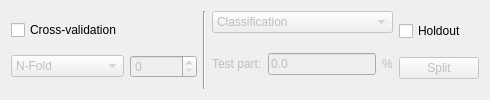
          <widget class="QWidget" name="crossValidation_tab">
           <attribute name="title">
            <string>CV/Holdout</string>
           </attribute>
           <layout class="QHBoxLayout" name="horizontalLayout_4">
            <item>
             <layout class="QVBoxLayout" name="cv_verticalLayout">
              <item>
               <widget class="QCheckBox" name="crossValidation_checkBox">
                <property name="sizePolicy">
                 <sizepolicy hsizetype="Minimum" vsizetype="Fixed">
                  <horstretch>0</horstretch>
                  <verstretch>0</verstretch>
                 </sizepolicy>
                </property>
                <property name="text">
                 <string>Cross-validation</string>
                </property>
               </widget>
              </item>
              <item>
               <layout class="QHBoxLayout" name="cv_horizontalLayout">
                <item>
                 <widget class="QComboBox" name="cvType_comboBox">
                  <property name="enabled">
                   <bool>false</bool>
                  </property>
                  <property name="sizePolicy">
                   <sizepolicy hsizetype="Fixed" vsizetype="Fixed">
                    <horstretch>0</horstretch>
                    <verstretch>0</verstretch>
                   </sizepolicy>
                  </property>
                  <item>
                   <property name="text">
                    <string>N-Fold</string>
                   </property>
                  </item>
                  <item>
                   <property name="text">
                    <string>Leave One Out</string>
                   </property>
                  </item>
                 </widget>
                </item>
                <item>
                 <widget class="QSpinBox" name="cv_spinBox">
                  <property name="enabled">
                   <bool>false</bool>
                  </property>
                  <property name="sizePolicy">
                   <sizepolicy hsizetype="Fixed" vsizetype="Fixed">
                    <horstretch>0</horstretch>
                    <verstretch>0</verstretch>
                   </sizepolicy>
                  </property>
                  <property name="maximum">
                   <number>999999999</number>
                  </property>
                 </widget>
                </item>
               </layout>
              </item>
             </layout>
            </item>
            <item>
             <widget class="Line" name="line_7">
              <property name="orientation">
               <enum>Qt::Vertical</enum>
              </property>
             </widget>
            </item>
            <item>
             <layout class="QHBoxLayout" name="horizontalLayout">
              <item>
               <layout class="QVBoxLayout" name="verticalLayout_5">
                <item>
                 <widget class="QComboBox" name="holdout_comboBox">
                  <property name="enabled">
                   <bool>false</bool>
                  </property>
                  <property name="sizePolicy">
                   <sizepolicy hsizetype="MinimumExpanding" vsizetype="Fixed">
                    <horstretch>0</horstretch>
                    <verstretch>0</verstretch>
                   </sizepolicy>
                  </property>
                  <property name="toolTip">
                   <string>&lt;html&gt;&lt;head/&gt;&lt;body&gt;&lt;p&gt;Classification - split and try to save class ratio&lt;/p&gt;&lt;p&gt;Regression - randomize and split&lt;/p&gt;&lt;/body&gt;&lt;/html&gt;</string>
                  </property>
                  <item>
                   <property name="text">
                    <string>Classification</string>
                   </property>
                  </item>
                  <item>
                   <property name="text">
                    <string>Regression</string>
                   </property>
                  </item>
                 </widget>
                </item>
                <item>
                 <layout class="QHBoxLayout" name="holdout_horizontalLayout">
                  <item>
                   <widget class="QLabel" name="holdout_testPart_label">
                    <property name="enabled">
                     <bool>false</bool>
                    </property>
                    <property name="text">
                     <string>Test part:</string>
                    </property>
                   </widget>
                  </item>
                  <item>
                   <widget class="QLineEdit" name="holdout_testPart_lineEdit">
                    <property name="enabled">
                     <bool>false</bool>
                    </property>
                    <property name="text">
                     <string>0.0</string>
                    </property>
                   </widget>
                  </item>
                  <item>
                   <widget class="QLabel" name="holdout_percent_label">
                    <property name="enabled">
                     <bool>false</bool>
                    </property>
                    <property name="sizePolicy">
                     <sizepolicy hsizetype="Fixed" vsizetype="Preferred">
                      <horstretch>0</horstretch>
                      <verstretch>0</verstretch>
                     </sizepolicy>
                    </property>
                    <property name="text">
                     <string>%</string>
                    </property>
                   </widget>
                  </item>
                 </layout>
                </item>
               </layout>
              </item>
              <item>
               <layout class="QVBoxLayout" name="verticalLayout">
                <item>
                 <widget class="QCheckBox" name="holdout_checkBox">
                  <property name="sizePolicy">
                   <sizepolicy hsizetype="Fixed" vsizetype="Fixed">
                    <horstretch>0</horstretch>
                    <verstretch>0</verstretch>
                   </sizepolicy>
                  </property>
                  <property name="text">
                   <string>Holdout</string>
                  </property>
                 </widget>
                </item>
                <item>
                 <widget class="QPushButton" name="holdout_pushButton">
                  <property name="enabled">
                   <bool>false</bool>
                  </property>
                  <property name="sizePolicy">
                   <sizepolicy hsizetype="Fixed" vsizetype="Fixed">
                    <horstretch>0</horstretch>
                    <verstretch>0</verstretch>
                   </sizepolicy>
                  </property>
                  <property name="text">
                   <string>Split</string>
                  </property>
                 </widget>
                </item>
               </layout>
              </item>
             </layout>
            </item>
           </layout>
          </widget>
